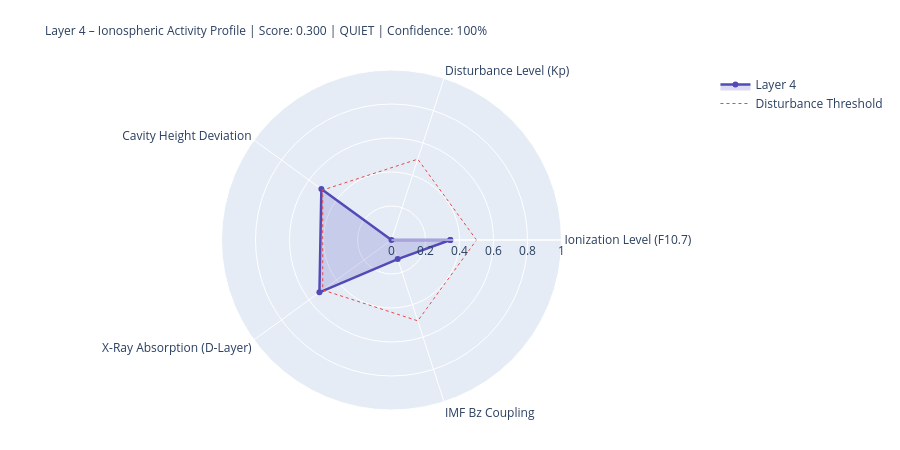

Source (notebook cell):
### Markdown cell above
---
## 4. State Assessment & Handoff to Layer 5

### Code cell
# ============================================================
# LAYER-4-SCORE
# ============================================================

COMPONENTS = {
    'Ionization Level (F10.7)':    {'score': ioniz,       'source': 'primary' if f107_now else 'from_layer0', 'dynamic': True},
    'Disturbance Level (Kp)':          {'score': disturb,     'source': 'primary' if kp_now   else 'from_layer0', 'dynamic': True},
    'Cavity Height Deviation':    {'score': h_dev,       'source': 'derived',                                'dynamic': True},
    'X-Ray Absorption (D-Layer)':{'score': xray_ioniz,  'source': 'primary' if xray_now else 'missing',     'dynamic': True},
    'IMF Bz Coupling':             {'score': bz_coupling, 'source': 'primary' if bz_now   else 'from_layer0', 'dynamic': True},
}

available    = {k: v['score'] for k, v in COMPONENTS.items() if v['score'] is not None}
unavailable  = [k for k, v in COMPONENTS.items() if v['score'] is None]
layer4_score = round(sum(available.values()) / len(available), 4) if available else None
confidence   = round(len(available) / len(COMPONENTS), 2)
level = ('unknown' if layer4_score is None
         else 'quiet'   if layer4_score < 0.3
         else 'moderate' if layer4_score < 0.6
         else 'active')
dominant_l4 = max(available, key=available.get) if available else 'none'

# Resonance delta for Schumann SR-1
sr1_ref = schumann_freq(1, 80.0)
sr1_now = schumann_freq(1, h_eff)
sr1_delta_mhz = (sr1_now - sr1_ref) * 1000

# Propagation conditions
prop_cond = ('disturbed'   if kp_val > 4
             else 'unsettled' if kp_val > 2
             else 'normal')
if xray_class in ['X', 'M']:
    prop_cond = 'Radio-Blackout moeglich'

W = 68
print('=' * W)
print('LAYER 4 – IONOSPHERE – STATE ASSESSMENT')
print('=' * W)
for name, comp in COMPONENTS.items():
    s = comp['score']
    if s is not None:
        bar = '█' * int(s * 20) + '░' * (20 - int(s * 20))
        print(f'  {name:<36} {bar}  {s:.3f}  [{comp["source"]}]')
    else:
        print(f'  {name:<36} {"─" * 20}  n/a   [missing]')
print('-' * W)
print(f'  Score:          {layer4_score:.3f}  ({len(available)}/{len(COMPONENTS)} components)')
print(f'  Confidence:     {confidence:.0%}')
print(f'  Level:          {level.upper()}')
print(f'  Dominant:       {dominant_l4}')
print(f'  Cavity height:  {h_eff:.1f} km  (Ref: 80.0 km)')
print(f'  SR-1:           {sr1_now:.3f} Hz  (Δ {sr1_delta_mhz:+.1f} mHz vs. ref)')
print(f'  Propagation:    {prop_cond}')
print(f'  X-Ray:          {xray_class}-class  ({xray_now:.2e} W/m²)' if xray_now else '  X-Ray:          n/a')
print('=' * W)

# Radar
cats   = list(available.keys())
vals_r = list(available.values())
if len(cats) >= 3:
    fig = go.Figure()
    fig.add_trace(go.Scatterpolar(
        r=vals_r + [vals_r[0]], theta=cats + [cats[0]],
        fill='toself', fillcolor='rgba(83,74,183,0.20)',
        line=dict(color='#534AB7', width=2.5), name='Layer 4'
    ))
    fig.add_trace(go.Scatterpolar(
        r=[0.5] * (len(cats)+1), theta=cats + [cats[0]],
        line=dict(color='#E24B4A', dash='dot', width=1),
        mode='lines', name='Disturbance Threshold'
    ))
    fig.update_layout(
        title=dict(
            text=f'Layer 4 – Ionospheric Activity Profile | Score: {layer4_score:.3f} | {level.upper()} | Confidence: {confidence:.0%}',
            font=dict(size=12)
        ),
        polar=dict(radialaxis=dict(visible=True, range=[0, 1])),
        height=450, showlegend=True,
        margin=dict(l=80, r=80, t=70, b=40)
    )
    fig.show()

### Figure 1 — Plotly figure (JSON) as saved in the notebook; plotly's stock layout.template omitted (floating-point values rounded to 4 significant figures)
{"data": [{"fill": "toself", "fillcolor": "rgba(83,74,183,0.20)", "line": {"color": "#534AB7", "width": 2.5}, "name": "Layer 4", "r": [0.346, 0.0, 0.51, 0.524, 0.118, 0.346], "theta": ["Ionization Level (F10.7)", "Disturbance Level (Kp)", "Cavity Height Deviation", "X-Ray Absorption (D-Layer)", "IMF Bz Coupling", "Ionization Level (F10.7)"], "type": "scatterpolar"}, {"line": {"color": "#E24B4A", "dash": "dot", "width": 1}, "mode": "lines", "name": "Disturbance Threshold", "r": [0.5, 0.5, 0.5, 0.5, 0.5, 0.5], "theta": ["Ionization Level (F10.7)", "Disturbance Level (Kp)", "Cavity Height Deviation", "X-Ray Absorption (D-Layer)", "IMF Bz Coupling", "Ionization Level (F10.7)"], "type": "scatterpolar"}], "layout": {"height": 450, "margin": {"b": 40, "l": 80, "r": 80, "t": 70}, "polar": {"radialaxis": {"range": [0, 1], "visible": true}}, "showlegend": true, "title": {"font": {"size": 12}, "text": "Layer 4 – Ionospheric Activity Profile | Score: 0.300 | QUIET | Confidence: 100%"}}}
